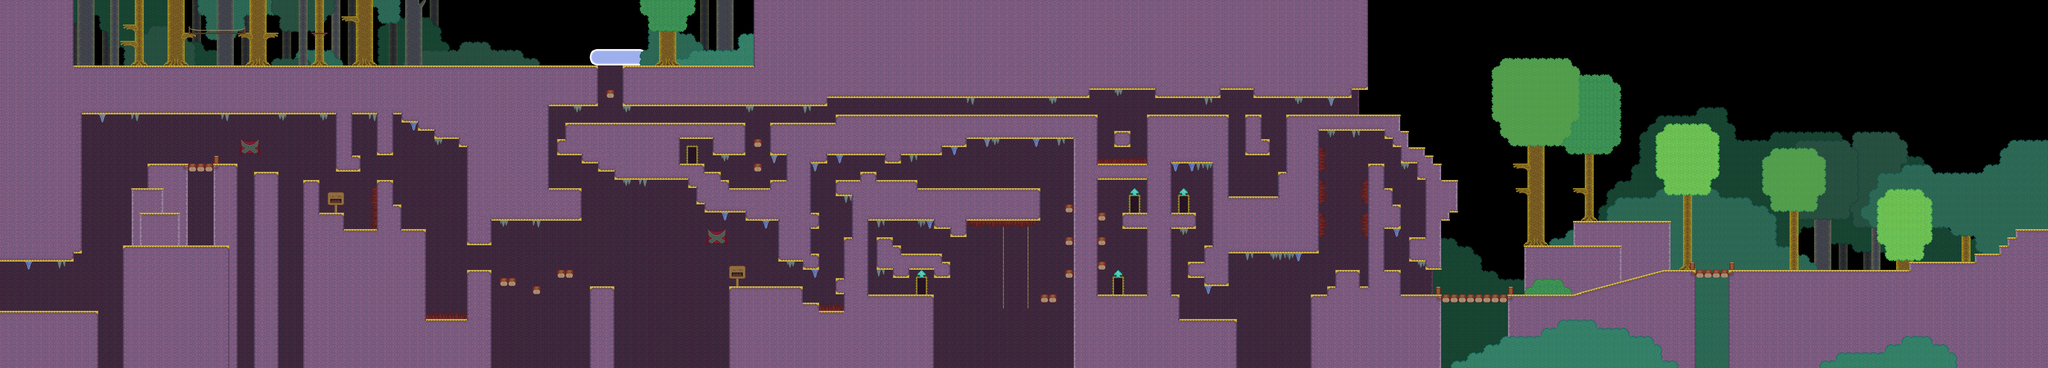

This game map was drawn from its Tiled (.tmx) file and the tilesets committed beside it. A one-line description and the trimmed map source follow:
An orthogonal 250x45 tile map with 24x24 px tiles, 12 tile layers (mountains, mountains_front, clouds, bg_tree, ...) and 251 objects (27x enemy, 22x material, 10x killing_floor, 9x movingplatform, 9x door, ...).

<map version="1.0" orientation="orthogonal" width="250" height="45" tilewidth="24" tileheight="24">
 <properties>
  <property name="blue" value="247" />
  <property name="green" value="216" />
  <property name="offset" value="31" />
  <property name="overworldName" value="vforest_2" />
  <property name="red" value="74" />
  <property name="soundtrack" value="forest" />
 </properties>
 <tileset firstgid="1" name="village-forest" tilewidth="24" tileheight="24">
  <image source="../images/tilesets/treeline.png" width="288" height="816" />
 </tileset>
 <layer name="mountains" width="250" height="45">
  <properties>
   <property name="parallax" value="0.45" />
  </properties>
  <data>[11250 cells, 1776 non-empty, 2 distinct tile ids]</data>
 </layer>
 <layer name="mountains_front" width="250" height="45">
  <properties>
   <property name="parallax" value="0.55" />
  </properties>
  <data>[11250 cells, 1252 non-empty, 3 distinct tile ids]</data>
 </layer>
 <layer name="clouds" width="250" height="45">
  <properties>
   <property name="parallax" value="0.6" />
  </properties>
  <data>[11250 cells, 126 non-empty, 2 distinct tile ids]</data>
 </layer>
 <layer name="bg_tree" width="250" height="45">
  <data>[11250 cells, 232 non-empty, 7 distinct tile ids]</data>
 </layer>
 <layer name="bg_leaves2" width="250" height="45">
  <data>[11250 cells, 926 non-empty, 10 distinct tile ids]</data>
 </layer>
 <layer name="misc_bg" width="250" height="45">
  <data>[11250 cells, 422 non-empty, 10 distinct tile ids]</data>
 </layer>
 <layer name="bg_leaves" width="250" height="45">
  <data>[11250 cells, 945 non-empty, 12 distinct tile ids]</data>
 </layer>
 <layer name="background" width="250" height="45">
  <data>[11250 cells, 6135 non-empty, 16 distinct tile ids]</data>
 </layer>
 <layer name="black" width="250" height="45">
  <data>[11250 cells, 2 non-empty, 1 distinct tile ids]</data>
 </layer>
 <layer name="foreground" width="250" height="45">
  <data>[11250 cells, 5457 non-empty, 75 distinct tile ids]</data>
 </layer>
 <layer name="trees" width="250" height="45">
  <data>[11250 cells, 349 non-empty, 30 distinct tile ids]</data>
 </layer>
 <layer name="leaves" width="250" height="45">
  <data>[11250 cells, 228 non-empty, 19 distinct tile ids]</data>
 </layer>
 <objectgroup color="#1e1d1d" draworder="topdown" name="nodes" width="250" height="45">
  <!-- 88 objects omitted --></objectgroup>
 <objectgroup color="#4382a4" draworder="topdown" name="block" width="250" height="45">
  <!-- 121 objects omitted --></objectgroup>
 <objectgroup color="#a49c2d" draworder="topdown" name="platform" width="250" height="45">
  <!-- 33 objects omitted --></objectgroup>
 <objectgroup draworder="topdown" name="movement" width="250" height="45">
  <!-- 9 objects omitted --></objectgroup>
</map>
<!-- 251 of 251 objects omitted -->
